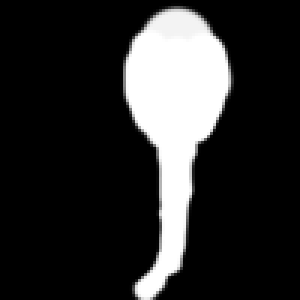
#> input picture test/normal/1.png, 100 x 100 px (shown 3 times larger); the run also reads 1 picture not shown here
$ python create_video.py
#> lines starting #> are read from the running program, lines starting #| are printed output that depends on the picture
import os
import cv2

s_img1 = cv2.imread('./test/normal/1.png')
#> s_img1 is the input picture: shape (100, 100, 3); min 0, max 255, mean 44.7
s_img2 = cv2.imread('./test/two_heads/6.png')
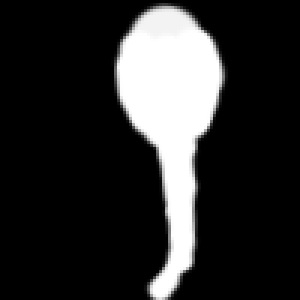
#> input picture train/normal/6.png, 100 x 100 px, found by its file name (shown 3 times larger)
#> s_img2 is the input picture: shape (100, 100, 3); min 0, max 255, mean 44.7
s_img3 = cv2.imread('./test/two_tails/11.png')
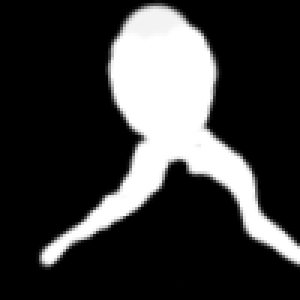
#> input picture train/two_tails/11.png, 100 x 100 px, found by its file name (shown 3 times larger)
#> s_img3 is the input picture: shape (100, 100, 3); min 0, max 255, mean 57.3


l_img = cv2.imread("./data/export.png")

height, width,layer = s_img1.shape
#> height = 100; width = 100; layer = 3

fourcc = cv2.VideoWriter_fourcc(*'MJPG')
video = cv2.VideoWriter('./video/video.avi', fourcc, 10, (720, 720))

for i, j, k in zip(range(0, 420), range(-420, 0), range(-420, 0)):
    y_offset, x_offset = i, i
    y_offset1, x_offset1 = 500, -j+150
    y_offset2, x_offset2 = 80, -k

    M1 = cv2.getRotationMatrix2D((height / 2, width / 2), i, 1)
    dst1 = cv2.warpAffine(s_img1, M1, (height, width))
    M2 = cv2.getRotationMatrix2D((height / 2, width / 2), j, 1)
    dst2 = cv2.warpAffine(s_img2, M2, (height, width))
    M3 = cv2.getRotationMatrix2D((height / 2, width / 2), k, 1)
    dst3 = cv2.warpAffine(s_img3, M3, (height, width))

    copy = l_img.copy()

    copy[y_offset:y_offset + dst1.shape[0], x_offset:x_offset + dst1.shape[1]] = dst1
    copy[y_offset1:y_offset1 + dst1.shape[0], x_offset1:x_offset1 + dst1.shape[1]] = dst2
    copy[y_offset2:y_offset2 + dst1.shape[0], x_offset2:x_offset2 + dst1.shape[1]] = dst3

    video.write(copy)
#> this loop made 420 passes
#> pass 1, `dst2 = cv2.warpAffine(s_img2, M2, (height, width))`:
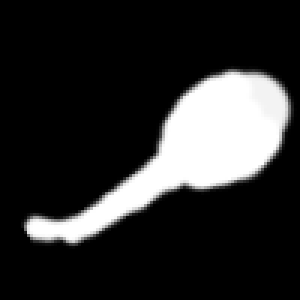
#> dst2: shape (100, 100, 3) (shown 3 times larger); min 0, max 255, mean 44.7
#> pass 1, `dst3 = cv2.warpAffine(s_img3, M3, (height, width))`:
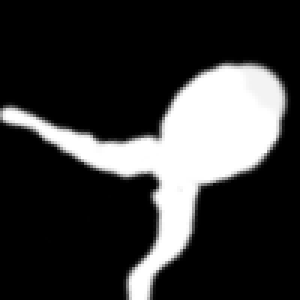
#> dst3: shape (100, 100, 3) (shown 3 times larger); min 0, max 255, mean 55.5
#> pass 2, `dst1 = cv2.warpAffine(s_img1, M1, (height, width))`:
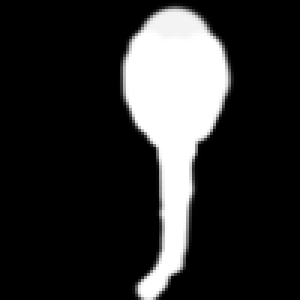
#> dst1: shape (100, 100, 3) (shown 3 times larger); min 0, max 255, mean 44.7
#> pass 2, `dst2 = cv2.warpAffine(s_img2, M2, (height, width))`:
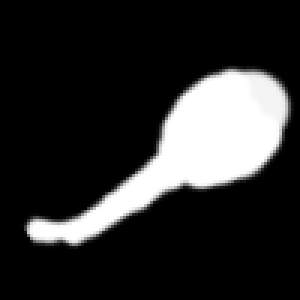
#> dst2: shape (100, 100, 3) (shown 3 times larger); min 0, max 255, mean 44.7
#> after the loop:
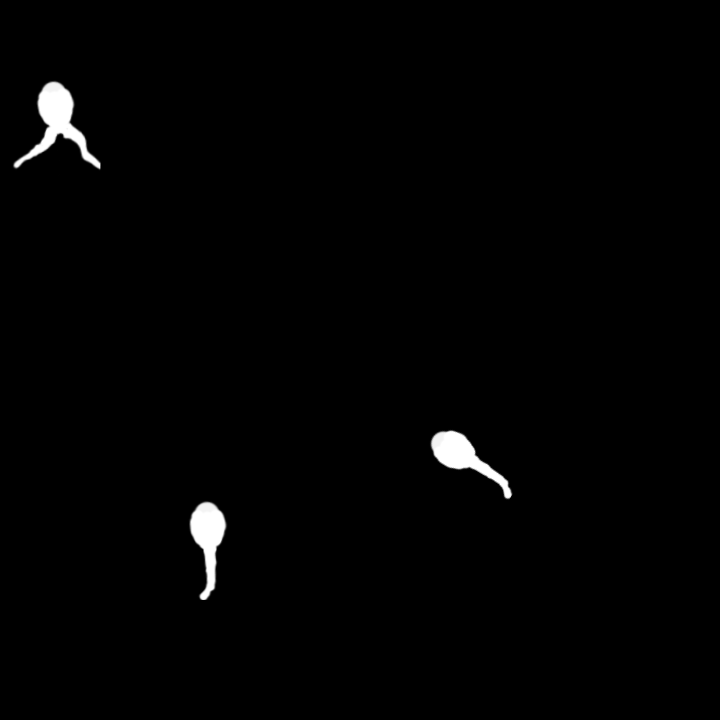
#> copy: shape (720, 720, 3); min 0, max 255, mean 2.8

video.release()
